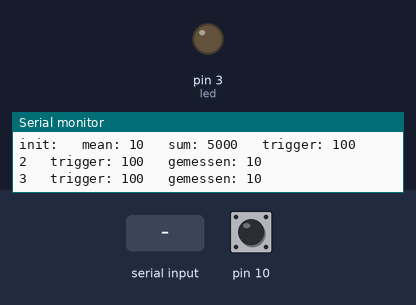
Recording of a sketch running on a simulated Arduino Uno, built with avr-gcc and run on an emulated ATmega328P. Shown: output pins drawn as LEDs (lit = HIGH), the last lines printed to the serial monitor. The inputs (shaded band) are chosen by the test bench; at power-on: pin 10 HIGH.

Above: at 2.7 s.
2.8 s: "TO" received over the second serial link
At 4.3 s:
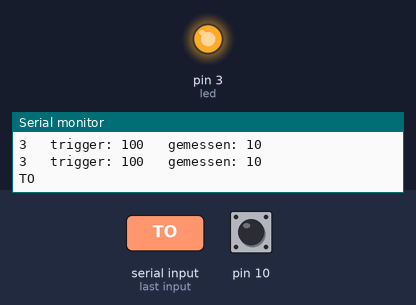
6.7 s: "90:45:200\n" received over the second serial link
10.6 s: "30:150:10\n" received over the second serial link
17.0 s: "90:45\n" received over the second serial link
At 19.7 s:
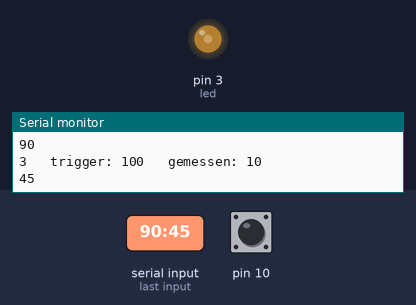
20.9 s: "30:150\n" received over the second serial link
At 24.2 s:
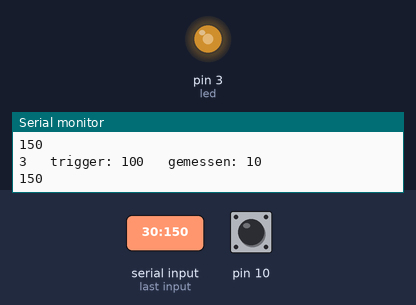
Timing chart, 0 to 25.5 s (numbered marks = the images above; inputs shaded):
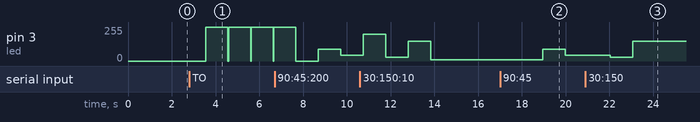

The sketch:

Arduino_Main_01.ino
```cpp
#include <SoftwareSerial.h>
#include <CapacitiveSensor.h>

/*
 * CapitiveSense Library Demo Sketch
 * Paul Badger 2008
 * Uses a high value resistor e.g. 10 megohm between send pin and receive pin
 * Resistor effects sensitivity, experiment with values, 50 kilohm - 50 megohm. Larger resistor values yield larger sensor values.
 * Receive pin is the sensor pin - try different amounts of foil/metal on this pin
 * Best results are obtained if sensor foil and wire is covered with an insulator such as paper or plastic sheet
 */


CapacitiveSensor   cs_9_10 = CapacitiveSensor(9,10);        // 10 megohm resistor between pins 4 & 2, pin 2 is sensor pin, add wire, foil
CapacitiveSensor   cs_4_5 = CapacitiveSensor(4,5);        // 10 megohm resistor between pins 4 & 6, pin 6 is sensor pin, add wire, foil
CapacitiveSensor   cs_4_8 = CapacitiveSensor(4,8);        // 10 megohm resistor between pins 4 & 8, pin 8 is sensor pin, add wire, foil
char command;
String string;
boolean ledon = false;
long trigger;
#define led 3
SoftwareSerial mySerial(6,5);
//SoftwareSerial myCapacitiveSerial(10,9);

void setup()
{
    Serial.begin(115200);
    mySerial.begin(115200);
    //  myCapacitiveSerial.begin(115200);
    pinMode(led, OUTPUT);

    //cs_4_2.set_CS_AutocaL_Millis(0xFFFFFFFF);     // turn off autocalibrate on channel 1 - just as an example


  // setup mean
  if(true){
   int calibrate = 500;

   long sum = 0;
   for(int i=0;i<calibrate;i++){
      long total1 =  cs_9_10.capacitiveSensor(30);
      sum = sum + total1;

   }


    long mean = sum/calibrate;
    trigger = mean * 10;


    Serial.print("init:");       // check on performance in milliseconds
    Serial.print("\t mean: ");                    // tab character for debug window spacing
    Serial.print(mean);
    Serial.print("\t sum: ");
    Serial.print(sum);
    Serial.print("\t trigger: ");                    // tab character for debug window spacing
    Serial.println(trigger);
  }
}

void loop(){
    capacitive();
    // myCapacitiveSerial.listen();
    //  while(myCapacitiveSerial.available() > 0){}
    //mySerial.listen();

    if (mySerial.available() > 0) {
        string = "";
    }

    while(mySerial.available() > 0)
    {
        command = ((char)mySerial.read());

        if(command == ':'){
            break;
        }
        else{
            string += command;
        }
        delay(1);
    }

    if(string =="TO"){
        ledOn();
        ledon = true;
    }

    if(string =="TF"){
        ledOff();
        ledon = false;
        //  mySerial.println(string);
    }
    //mySerial.println("hellotuztu1347383");
    //Serial.print("loop");
    Serial.println(string);

    delay(1000);

    if ((string.toInt()>=0)&&(string.toInt()<=255)){
        if (ledon==true){
            analogWrite(led, string.toInt());
            // mySerial.println(string);
            delay(10);
        }
    }

}

void ledOn(){
    analogWrite(led, 255);
    delay(10);
}

void ledOff(){
    analogWrite(led, 0);
    delay(10);
}

void capacitive(){
    long start = millis();
    long total1 =  cs_9_10.capacitiveSensor(30);
    //long total2 =  cs_4_5.capacitiveSensor(30);
    //long total3 =  cs_4_8.capacitiveSensor(30);

    Serial.print(millis() - start);        // check on performance in milliseconds
    Serial.print("\t trigger: ");                    // tab character for debug window spacing
    Serial.print(trigger);
    Serial.print("\t gemessen: ");
    Serial.println(total1);                  // print sensor output 1

    if(total1 > trigger){  // threshold ermitteln, wenn gesamtwiderstand des garns fest steht
      Serial.println("hit1");
      mySerial.print("hit1,");
      mySerial.println(total1);
    }else{
      mySerial.println("nohit1");
    }
    //Serial.print("\t");
    //Serial.print(total2);                  // print sensor output 2
    //Serial.print("\t");
    //.println(total3);                // print sensor output 3

    delay(10);
}
```

Measured:
- after the input at 2.8 s, pin 3 (led): 0/255 → 255/255 after 0.76 s
- after the input at 17.0 s, pin 3 (led): 10/255 → 90/255 after 2.0 s, → 45/255 1.0 s later
- after the input at 20.9 s, pin 3 (led): 45/255 → 30/255 after 1.1 s, → 150/255 1.0 s later
